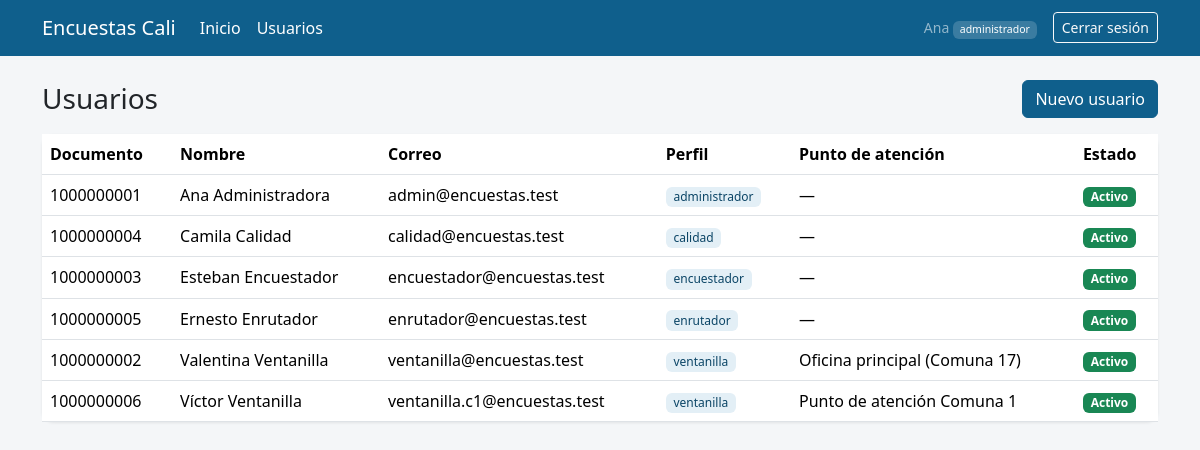
/usuarios (signed in), run on the app's committed database.
### tables this page shows
CREATE TABLE usuarios (
  id                 INT UNSIGNED     NOT NULL AUTO_INCREMENT,
  documento          VARCHAR(15)      NOT NULL,
  nombres            VARCHAR(80)      NOT NULL,
  apellidos          VARCHAR(80)      NOT NULL,
  correo             VARCHAR(120)     NOT NULL,
  password_hash      VARCHAR(255)     NOT NULL,   
  perfil_id          TINYINT UNSIGNED NOT NULL,
  punto_atencion_id  TINYINT UNSIGNED NULL,
  activo             BOOLEAN          NOT NULL DEFAULT TRUE,
  creado_en          DATETIME         NOT NULL DEFAULT CURRENT_TIMESTAMP,
  PRIMARY KEY (id),
  UNIQUE KEY uq_usuarios_documento (documento),
  UNIQUE KEY uq_usuarios_correo (correo),
  KEY ix_usuarios_perfil (perfil_id),
  CONSTRAINT fk_usuarios_perfil FOREIGN KEY (perfil_id)
    REFERENCES perfiles (id),
  CONSTRAINT fk_usuarios_punto FOREIGN KEY (punto_atencion_id)
    REFERENCES puntos_atencion (id)
);

CREATE TABLE perfiles (
  id      TINYINT UNSIGNED NOT NULL AUTO_INCREMENT,
  nombre  VARCHAR(20)      NOT NULL,
  PRIMARY KEY (id),
  UNIQUE KEY uq_perfiles_nombre (nombre)
);

CREATE TABLE puntos_atencion (
  id                    TINYINT UNSIGNED  NOT NULL AUTO_INCREMENT,
  nombre                VARCHAR(80)       NOT NULL,
  comuna_id             SMALLINT UNSIGNED NOT NULL,
  direccion             VARCHAR(150)      NULL,
  latitud               DECIMAL(9,6)      NULL,
  longitud              DECIMAL(9,6)      NULL,
  es_oficina_principal  BOOLEAN           NOT NULL DEFAULT FALSE,
  PRIMARY KEY (id),
  UNIQUE KEY uq_puntos_comuna (comuna_id),
  CONSTRAINT fk_puntos_comuna FOREIGN KEY (comuna_id)
    REFERENCES comunas_corregimientos (id)
);

### src/Controllers/UsuarioController.php (called while the page is built, shortened)
<?php
final class UsuarioController
{
    private UsuarioRepository $usuarios;
    public function __construct()
    {
        $this->usuarios = new UsuarioRepository();
    }
    public function index(): void
    {
        View::render('usuarios/index', [
            'title'    => 'Usuarios',
            'usuarios' => $this->usuarios->all(),
        ]);
    }
}

### public/index.php (called while the page is built, shortened)
<?php
$router = new Router();
$method = $_SERVER['REQUEST_METHOD'] ?? 'GET';
$route  = $router->match($method, $_SERVER['REQUEST_URI'] ?? '/');
[$class, $action] = $route['handler'];
(new $class())->{$action}(...$route['params']);

### src/Repositories/UsuarioRepository.php (called while the page is built, shortened)
<?php
final class UsuarioRepository
{
    private PDO $db;
    public function __construct(?PDO $db = null)
    {
        $this->db = $db ?? Database::connection();
    }
    public function all(): array
    {
        return $this->db->query(
            'SELECT u.id, u.documento, u.nombres, u.apellidos, u.correo, u.activo,
                    p.nombre AS perfil, pa.nombre AS punto_nombre
               FROM usuarios u
               JOIN perfiles p ON p.id = u.perfil_id
          LEFT JOIN puntos_atencion pa ON pa.id = u.punto_atencion_id
           ORDER BY p.nombre, u.apellidos, u.nombres'
        )->fetchAll();
    }
}

### src/helpers.php (called while the page is built, shortened)
<?php
function e(mixed $value): string
{
    return htmlspecialchars((string) $value, ENT_QUOTES | ENT_SUBSTITUTE, 'UTF-8');
}

### src/Core/Session.php (called while the page is built, shortened)
<?php
final class Session
{
    public static function pullFlash(): array
    {
        $messages = $_SESSION['_flash'] ?? [];
        return $messages;
    }
}

### src/Core/Auth.php (called while the page is built, shortened)
<?php
final class Auth
{
    public static function user(): ?array
    {
        return $_SESSION[self::KEY] ?? null;
    }
}

### src/Core/Menu.php (called while the page is built, shortened)
<?php
final class Menu
{
    public static function para(string $perfil): array
    {
        return self::OPCIONES[$perfil] ?? [];
    }
}

### src/Views/usuarios/index.php (the view, shortened to what this page needs)
<div class="d-flex justify-content-between align-items-center mb-3">
    <h1 class="h3 mb-0">Usuarios</h1>
    <a class="btn btn-primary" href="/usuarios/nuevo">Nuevo usuario</a>
</div>
<div class="card app-card">
    <div class="table-responsive">
        <table class="table table-hover align-middle mb-0">
            <thead>
            <tr>
                <th>Documento</th>
                <th>Nombre</th>
                <th>Correo</th>
                <th>Perfil</th>
                <th>Punto de atención</th>
                <th>Estado</th>
            </tr>
            </thead>
            <tbody>
            <?php foreach ($usuarios as $u): ?>
                <tr>
                    <td><?= e($u['documento']) ?></td>
                    <td><?= e($u['nombres'] . ' ' . $u['apellidos']) ?></td>
                    <td><?= e($u['correo']) ?></td>
                    <td><span class="badge app-badge-perfil-claro"><?= e($u['perfil']) ?></span></td>
                    <td><?= e($u['punto_nombre'] ?? '—') ?></td>
                    <td>
                        <?php if ((int) $u['activo'] === 1): ?>
                            <span class="badge text-bg-success">Activo</span>
                        <?php else: ?>
                            <span class="badge text-bg-secondary">Inactivo</span>
                        <?php endif; ?>
                    </td>
                </tr>
            <?php endforeach; ?>
            </tbody>
        </table>
    </div>
</div>

### src/Core/View.php (shortened to what this page needs)
<?php
final class View
{
    public static function render(string $view, array $data = [], ?string $layout = 'layouts/main'): void
    {
        $content = self::capture($view, $data);
        echo self::capture($layout, $data + ['content' => $content]);
    }
    private static function capture(string $view, array $data): string
    {
        $file = self::BASE . $view . '.php';
        extract($data, EXTR_SKIP);
        require $file;
        return (string) ob_get_clean();
    }
}

### src/Views/layouts/main.php (shortened to what this page needs)
<?php
$flashes  = Session::pullFlash();
$usuario  = Auth::user();
$opciones = $usuario ? Menu::para($usuario['perfil']) : [];
$actual   = parse_url($_SERVER['REQUEST_URI'] ?? '/', PHP_URL_PATH);
?>
<!doctype html>
<html lang="es">
<head>
    <link rel="stylesheet" href="https://cdn.jsdelivr.net/npm/bootstrap@5.3.3/dist/css/bootstrap.min.css">
    <link rel="stylesheet" href="/assets/css/app.css">
</head>
<body>
<nav class="navbar navbar-expand-lg navbar-dark app-navbar">
    <div class="container">
        <a class="navbar-brand" href="/inicio">Encuestas Cali</a>
        <?php if ($usuario): ?>
            <div class="collapse navbar-collapse" id="menu">
                <ul class="navbar-nav me-auto">
                    <li class="nav-item"><a class="nav-link<?= $actual === '/inicio' ? ' active' : '' ?>" href="/inicio">Inicio</a></li>
                    <?php foreach ($opciones as $opcion): ?>
                        <li class="nav-item">
                            <a class="nav-link<?= str_starts_with((string) $actual, $opcion['ruta']) ? ' active' : '' ?>"
                               href="<?= e($opcion['ruta']) ?>"><?= e($opcion['titulo']) ?></a>
                        </li>
                    <?php endforeach; ?>
                </ul>
                <div class="d-flex align-items-center gap-3">
                    <span class="navbar-text small">
                        <?= e($usuario['nombres']) ?>
                        <span class="badge app-badge-perfil"><?= e($usuario['perfil']) ?></span>
                    </span>
                    <form method="post" action="/logout" class="m-0">
                        <button type="submit" class="btn btn-sm btn-outline-light">Cerrar sesión</button>
                    </form>
                </div>
            </div>
        <?php endif; ?>
    </div>
</nav>
<main class="container py-4">
    <?= $content ?>
</main>
</body>
</html>

### public/assets/css/app.css (style rules this page uses)
:root { --app-primary: #0f5f8c; --app-primary-dark: #0b4566; --app-bg: #f4f6f8; }
body { background: var(--app-bg); }
.app-navbar { background: var(--app-primary); }
.app-navbar .navbar-brand, .app-navbar .nav-link { color: #fff; }
.app-card { border: 0; border-radius: 12px; box-shadow: 0 1px 3px rgba(0, 0, 0, 0.08); }
.btn-primary { --bs-btn-bg: var(--app-primary); --bs-btn-border-color: var(--app-primary); --bs-btn-hover-bg: var(--app-primary-dark); --bs-btn-hover-border-color: var(--app-primary-dark); }
.app-badge-perfil { background: rgba(255, 255, 255, 0.18); color: #fff; font-weight: 500; }
.app-badge-perfil-claro { background: #e3eff6; color: var(--app-primary-dark); font-weight: 500; }

### data on the page
usuarios: nombres "Ana", documento "1000000001", nombres+apellidos "Ana Administradora", correo "admin@encuestas.test", perfil.nombre "administrador", punto_nombre "—", activo "Activo"
perfiles: nombre "administrador"
usuarios: documento "1000000004", nombres+apellidos "Camila Calidad", correo "calidad@encuestas.test", perfil.nombre "calidad", punto_nombre "—", activo "Activo"
usuarios: documento "1000000003", nombres+apellidos "Esteban Encuestador", correo "encuestador@encuestas.test", perfil.nombre "encuestador", punto_nombre "—", activo "Activo"
usuarios: documento "1000000005", nombres+apellidos "Ernesto Enrutador", correo "enrutador@encuestas.test", perfil.nombre "enrutador", punto_nombre "—", activo "Activo"
usuarios: documento "1000000002", nombres+apellidos "Valentina Ventanilla", correo "ventanilla@encuestas.test", perfil.nombre "ventanilla", punto_atencion.nombre "Oficina principal (Comuna 17)", activo "Activo"
usuarios: documento "1000000006", nombres+apellidos "Víctor Ventanilla", correo "ventanilla.c1@encuestas.test", perfil.nombre "ventanilla", punto_atencion.nombre "Punto de atención Comuna 1", activo "Activo"

### other printed values
$opcion['titulo'] "Usuarios"
